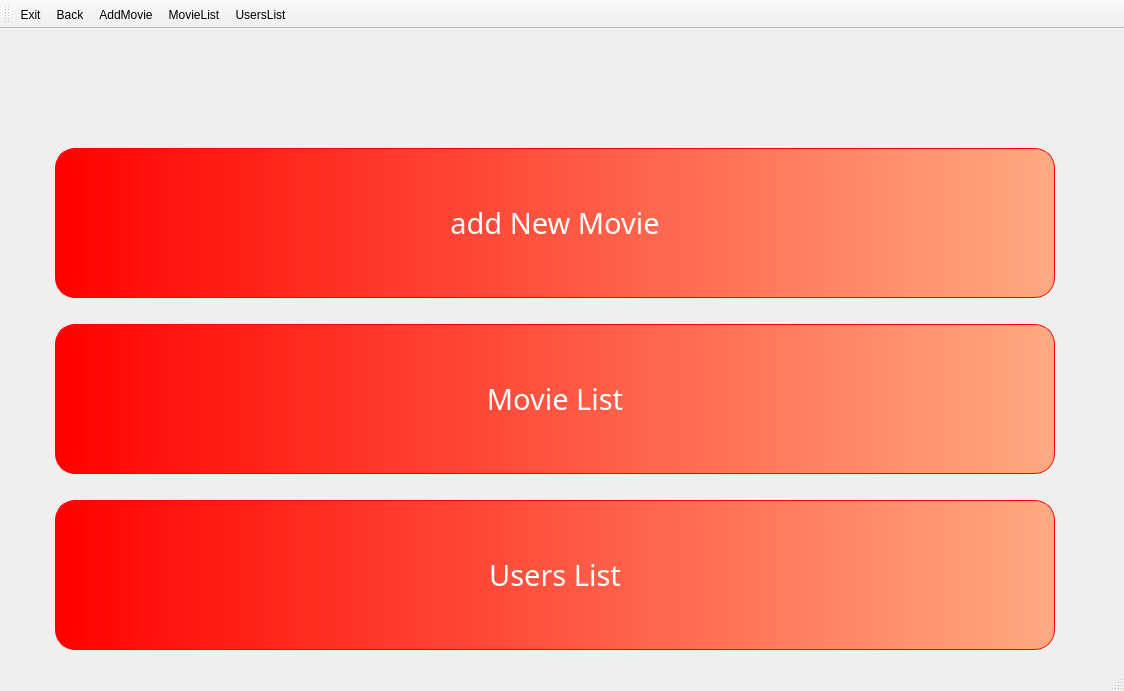
<?xml version="1.0" encoding="UTF-8"?>
<ui version="4.0">
 <class>Admin</class>
 <widget class="QMainWindow" name="Admin">
  <property name="geometry">
   <rect>
    <x>0</x>
    <y>0</y>
    <width>1124</width>
    <height>691</height>
   </rect>
  </property>
  <property name="windowTitle">
   <string>MainWindow</string>
  </property>
  <property name="styleSheet">
   <string notr="true">QPushButton
{
background-color:qlineargradient(spread:pad, x1:0, y1:0, x2:1, y2:0, stop:0 rgb(255, 0, 0), stop:1 rgb(255, 170, 130));
border-radius: 20px;
border: 1px solid red;
color:white;
}
QPushButton:hover
{
background-color:qlineargradient(spread:pad, x1:0, y1:0, x2:1, y2:0, stop:0 rgb(255, 94, 30), stop:1 rgba(255, 208, 176, 200));
}</string>
  </property>
  <widget class="QWidget" name="centralwidget">
   <layout class="QHBoxLayout" name="horizontalLayout_2">
    <item>
     <spacer name="horizontalSpacer">
      <property name="orientation">
       <enum>Qt::Horizontal</enum>
      </property>
      <property name="sizeType">
       <enum>QSizePolicy::Expanding</enum>
      </property>
      <property name="sizeHint" stdset="0">
       <size>
        <width>300</width>
        <height>20</height>
       </size>
      </property>
     </spacer>
    </item>
    <item>
     <layout class="QVBoxLayout" name="verticalLayout_2">
      <item>
       <spacer name="verticalSpacer_3">
        <property name="orientation">
         <enum>Qt::Vertical</enum>
        </property>
        <property name="sizeHint" stdset="0">
         <size>
          <width>20</width>
          <height>40</height>
         </size>
        </property>
       </spacer>
      </item>
      <item>
       <layout class="QHBoxLayout" name="horizontalLayout">
        <property name="topMargin">
         <number>100</number>
        </property>
        <item>
         <widget class="QPushButton" name="pushButton_Addmovie">
          <property name="sizePolicy">
           <sizepolicy hsizetype="Fixed" vsizetype="Fixed">
            <horstretch>0</horstretch>
            <verstretch>0</verstretch>
           </sizepolicy>
          </property>
          <property name="minimumSize">
           <size>
            <width>1000</width>
            <height>150</height>
           </size>
          </property>
          <property name="font">
           <font>
            <family>French Script MT</family>
            <pointsize>22</pointsize>
           </font>
          </property>
          <property name="text">
           <string>add New Movie</string>
          </property>
         </widget>
        </item>
        <item>
         <widget class="QLabel" name="label_AddmoviePic">
          <property name="text">
           <string/>
          </property>
         </widget>
        </item>
       </layout>
      </item>
      <item>
       <spacer name="verticalSpacer">
        <property name="orientation">
         <enum>Qt::Vertical</enum>
        </property>
        <property name="sizeType">
         <enum>QSizePolicy::Preferred</enum>
        </property>
        <property name="sizeHint" stdset="0">
         <size>
          <width>20</width>
          <height>40</height>
         </size>
        </property>
       </spacer>
      </item>
      <item>
       <layout class="QHBoxLayout" name="horizontalLayout_3">
        <property name="topMargin">
         <number>10</number>
        </property>
        <item>
         <widget class="QPushButton" name="pushButton_MovieList">
          <property name="sizePolicy">
           <sizepolicy hsizetype="Fixed" vsizetype="Fixed">
            <horstretch>0</horstretch>
            <verstretch>0</verstretch>
           </sizepolicy>
          </property>
          <property name="minimumSize">
           <size>
            <width>1000</width>
            <height>150</height>
           </size>
          </property>
          <property name="font">
           <font>
            <family>French Script MT</family>
            <pointsize>22</pointsize>
           </font>
          </property>
          <property name="text">
           <string>Movie List</string>
          </property>
         </widget>
        </item>
        <item>
         <widget class="QLabel" name="label_MoviListPic">
          <property name="text">
           <string/>
          </property>
         </widget>
        </item>
       </layout>
      </item>
      <item>
       <spacer name="verticalSpacer_2">
        <property name="orientation">
         <enum>Qt::Vertical</enum>
        </property>
        <property name="sizeType">
         <enum>QSizePolicy::Preferred</enum>
        </property>
        <property name="sizeHint" stdset="0">
         <size>
          <width>20</width>
          <height>40</height>
         </size>
        </property>
       </spacer>
      </item>
      <item>
       <layout class="QHBoxLayout" name="horizontalLayout_4">
        <property name="topMargin">
         <number>10</number>
        </property>
        <item>
         <widget class="QPushButton" name="pushButton_Users">
          <property name="sizePolicy">
           <sizepolicy hsizetype="Fixed" vsizetype="Fixed">
            <horstretch>0</horstretch>
            <verstretch>0</verstretch>
           </sizepolicy>
          </property>
          <property name="minimumSize">
           <size>
            <width>1000</width>
            <height>150</height>
           </size>
          </property>
          <property name="font">
           <font>
            <family>French Script MT</family>
            <pointsize>22</pointsize>
           </font>
          </property>
          <property name="text">
           <string>Users List</string>
          </property>
         </widget>
        </item>
        <item>
         <widget class="QLabel" name="label_UserListPic">
          <property name="text">
           <string/>
          </property>
         </widget>
        </item>
       </layout>
      </item>
      <item>
       <spacer name="verticalSpacer_4">
        <property name="orientation">
         <enum>Qt::Vertical</enum>
        </property>
        <property name="sizeHint" stdset="0">
         <size>
          <width>20</width>
          <height>40</height>
         </size>
        </property>
       </spacer>
      </item>
     </layout>
    </item>
    <item>
     <spacer name="horizontalSpacer_2">
      <property name="orientation">
       <enum>Qt::Horizontal</enum>
      </property>
      <property name="sizeType">
       <enum>QSizePolicy::Expanding</enum>
      </property>
      <property name="sizeHint" stdset="0">
       <size>
        <width>300</width>
        <height>20</height>
       </size>
      </property>
     </spacer>
    </item>
   </layout>
  </widget>
  <widget class="QMenuBar" name="menubar">
   <property name="geometry">
    <rect>
     <x>0</x>
     <y>0</y>
     <width>1124</width>
     <height>19</height>
    </rect>
   </property>
  </widget>
  <widget class="QStatusBar" name="statusbar"/>
  <widget class="QToolBar" name="toolBar">
   <property name="windowTitle">
    <string>toolBar</string>
   </property>
   <attribute name="toolBarArea">
    <enum>TopToolBarArea</enum>
   </attribute>
   <attribute name="toolBarBreak">
    <bool>false</bool>
   </attribute>
   <addaction name="actionExit"/>
   <addaction name="actionBack"/>
   <addaction name="actionAddMovie"/>
   <addaction name="actionMovieList"/>
   <addaction name="actionUsersList"/>
  </widget>
  <action name="actionBack">
   <property name="icon">
    <iconset resource="resourse.qrc">
     <normaloff>:/Resourse/Resourse/Icon/back.png</normaloff>:/Resourse/Resourse/Icon/back.png</iconset>
   </property>
   <property name="text">
    <string>Back</string>
   </property>
   <property name="toolTip">
    <string>&lt;html&gt;&lt;head/&gt;&lt;body&gt;&lt;p&gt;&lt;span style=&quot; font-size:10pt;&quot;&gt;Previouse Page&lt;/span&gt;&lt;/p&gt;&lt;/body&gt;&lt;/html&gt;</string>
   </property>
  </action>
  <action name="actionExit">
   <property name="icon">
    <iconset resource="resourse.qrc">
     <normaloff>:/Resourse/Resourse/Icon/Exit critical.png</normaloff>:/Resourse/Resourse/Icon/Exit critical.png</iconset>
   </property>
   <property name="text">
    <string>Exit</string>
   </property>
   <property name="toolTip">
    <string>&lt;html&gt;&lt;head/&gt;&lt;body&gt;&lt;p&gt;&lt;span style=&quot; font-size:10pt;&quot;&gt;Exit&lt;/span&gt;&lt;/p&gt;&lt;/body&gt;&lt;/html&gt;</string>
   </property>
  </action>
  <action name="actionAddMovie">
   <property name="icon">
    <iconset resource="resourse.qrc">
     <normaloff>:/Resourse/Resourse/Icon/icons8-add-file-100.png</normaloff>:/Resourse/Resourse/Icon/icons8-add-file-100.png</iconset>
   </property>
   <property name="text">
    <string>AddMovie</string>
   </property>
  </action>
  <action name="actionMovieList">
   <property name="icon">
    <iconset resource="resourse.qrc">
     <normaloff>:/Resourse/Resourse/Icon/icons8-create-100.png</normaloff>:/Resourse/Resourse/Icon/icons8-create-100.png</iconset>
   </property>
   <property name="text">
    <string>MovieList</string>
   </property>
  </action>
  <action name="actionUsersList">
   <property name="icon">
    <iconset resource="resourse.qrc">
     <normaloff>:/Resourse/Resourse/Icon/user.png</normaloff>:/Resourse/Resourse/Icon/user.png</iconset>
   </property>
   <property name="text">
    <string>UsersList</string>
   </property>
  </action>
 </widget>
 <resources>
  <include location="resourse.qrc"/>
 </resources>
 <connections/>
</ui>
